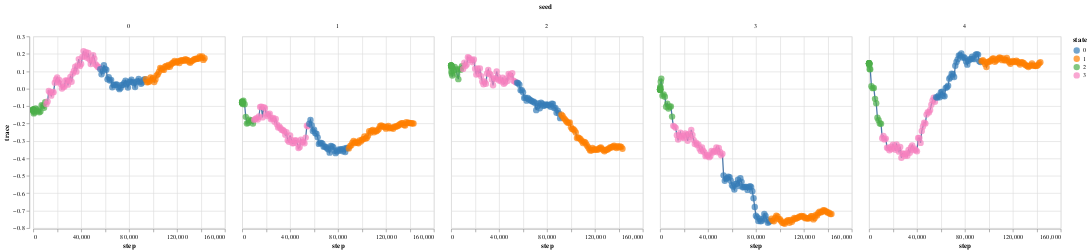

Notebook code for this chart:
### Code cell
training_map.show_training_states("trace")

### Figure 1 — Vega-Lite specification as saved in the notebook (floating-point values rounded to 4 significant figures; data arrays with more than 128 entries replaced by an {"elided": "..."} marker saying what was removed)
{"config": {"view": {"continuousWidth": 300, "continuousHeight": 300}}, "data": {"name": "data-4964e65d24374c4c7f420a11ec4aa24b"}, "facet": {"column": {"field": "seed", "type": "quantitative"}}, "spec": {"layer": [{"mark": {"type": "line"}, "encoding": {"x": {"axis": {"title": "step"}, "field": "step", "scale": {"type": "linear"}, "type": "quantitative"}, "y": {"axis": {"title": "trace"}, "field": "score", "scale": {"zero": false}, "type": "quantitative"}}}, {"mark": {"type": "circle", "size": 100}, "encoding": {"color": {"field": "state", "scale": {"range": ["#377eb8", "#ff7f00", "#4daf4a", "#f781bf", "#a65628", "#984ea3", "#999999", "#e41a1c", "#dede00"]}, "type": "nominal"}, "x": {"axis": {"title": "step"}, "field": "step", "scale": {"type": "linear"}, "type": "quantitative"}, "y": {"field": "score", "scale": {"zero": false}, "type": "quantitative"}}}]}, "$schema": "https://vega.github.io/schema/vega-lite/v5.15.1.json", "datasets": {"data-4964e65d24374c4c7f420a11ec4aa24b": {"elided": "770 records"}}}
